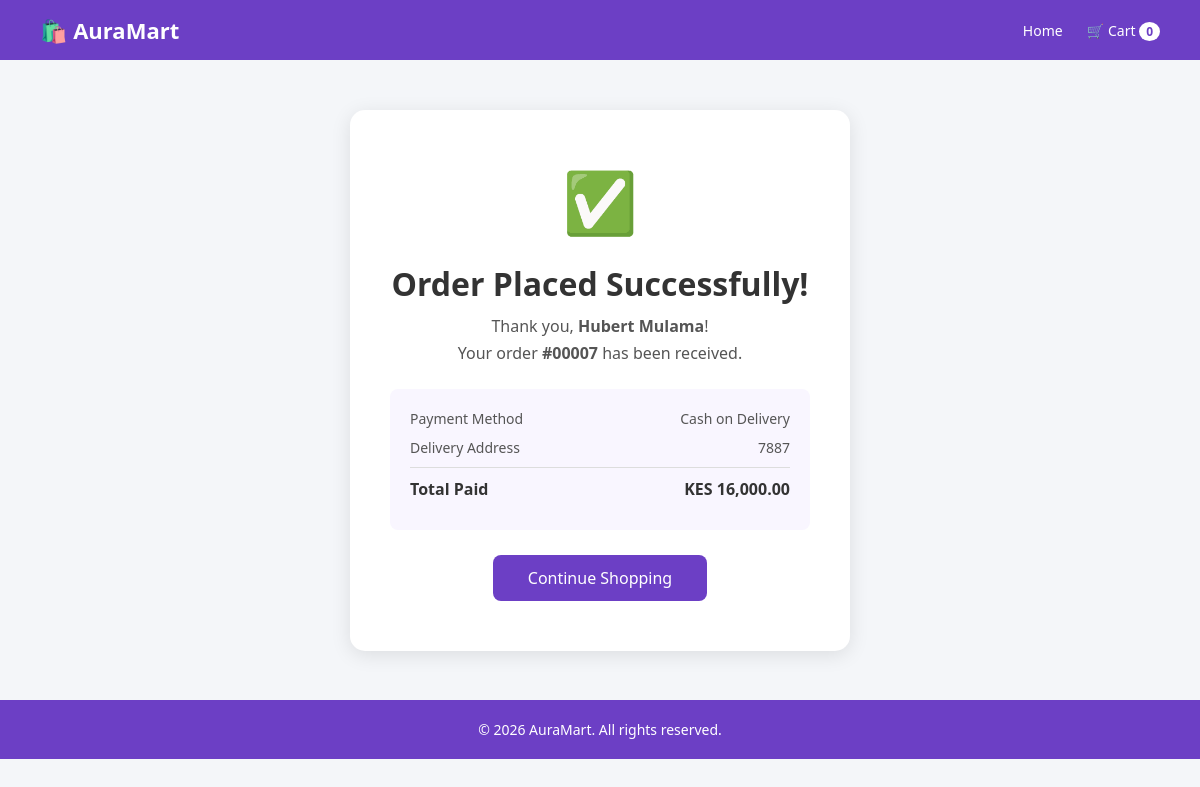
The page /Week5/order_success.php?id=7 on the database its author committed.
### tables this page shows
CREATE TABLE `orders` (
  `id` int(11) NOT NULL,
  `user_id` int(11) DEFAULT NULL,
  `fullname` varchar(150) NOT NULL,
  `email` varchar(150) NOT NULL,
  `phone` varchar(20) NOT NULL,
  `address` text NOT NULL,
  `total` decimal(10,2) NOT NULL,
  `payment_method` varchar(50) DEFAULT 'Cash on Delivery',
  `status` enum('pending','processing','shipped','delivered','cancelled') DEFAULT 'pending',
  `created_at` timestamp NOT NULL DEFAULT current_timestamp()
);

### Week5/order_success.php (the view, shortened to what this page needs)
<?php
include 'includes/db.php';
$order_id = intval($_GET['id']);
$order    = mysqli_fetch_assoc(mysqli_query($conn, "SELECT * FROM orders WHERE id=$order_id"));
?>
<!DOCTYPE html>
<html lang="en">
<head>
    <link rel="stylesheet" href="css/style.css">
    <link rel="stylesheet" href="css/shop.css">
    <link rel="stylesheet" href="css/checkout.css">
</head>
<body>
<nav class="navbar">
    <div class="nav-brand">🛍️ AuraMart</div>
    <div class="nav-links">
        <a href="index.php">Home</a>
        <a href="cart.php">🛒 Cart <span class="cart-count" id="cart-count">0</span></a>
    </div>
</nav>
<div class="success-wrapper">
    <div class="success-card">
        <div class="success-icon">✅</div>
        <h1>Order Placed Successfully!</h1>
        <p>Thank you, <strong><?php echo $order['fullname']; ?></strong>!</p>
        <p>Your order <strong>#<?php echo str_pad($order_id, 5, '0', STR_PAD_LEFT); ?></strong>
           has been received.</p>
        <div class="order-details">
            <div class="detail-row">
                <span>Payment Method</span>
                <span><?php echo $order['payment_method']; ?></span>
            </div>
            <div class="detail-row">
                <span>Delivery Address</span>
                <span><?php echo $order['address']; ?></span>
            </div>
            <div class="detail-row total">
                <span>Total Paid</span>
                <span>KES <?php echo number_format($order['total'], 2); ?></span>
            </div>
        </div>
        <a href="index.php"><button>Continue Shopping</button></a>
    </div>
</div>
<footer class="footer">
    <p>&copy; <?php echo date('Y'); ?> AuraMart. All rights reserved.</p>
</footer>
</body>
</html>

### Week5/css/style.css (style rules this page uses)
* { margin: 0; padding: 0; box-sizing: border-box; font-family: 'Segoe UI', sans-serif; }
body { background-color: #f4f6f9; min-height: 100vh; }

### Week5/css/shop.css (style rules this page uses)
.navbar { display: flex; justify-content: space-between; align-items: center; background: #6c3fc5; padding: 15px 40px; position: sticky; top: 0; z-index: 100; }
.nav-brand { color: white; font-size: 22px; font-weight: bold; }
.nav-links a { color: white; text-decoration: none; margin-left: 20px; font-size: 14px; transition: opacity 0.3s; }
.cart-count { background: white; color: #6c3fc5; border-radius: 50%; padding: 1px 7px; font-size: 12px; font-weight: bold; }
.footer { text-align: center; padding: 20px; background: #6c3fc5; color: white; font-size: 14px; }

### Week5/css/checkout.css (style rules this page uses)
.success-wrapper { display: flex; justify-content: center; align-items: center; min-height: 80vh; background: #f4f6f9; padding: 40px; }
.success-card { background: white; padding: 50px 40px; border-radius: 15px; box-shadow: 0 4px 20px rgba(0,0,0,0.1); text-align: center; max-width: 500px; width: 100%; }
.success-icon { font-size: 60px; margin-bottom: 20px; }
.success-card h1 { color: #333; margin-bottom: 10px; }
.success-card p { color: #555; margin-bottom: 5px; }
.order-details { background: #f9f6ff; border-radius: 8px; padding: 20px; margin: 25px 0; text-align: left; }
.detail-row { display: flex; justify-content: space-between; font-size: 14px; color: #555; margin-bottom: 10px; }
.detail-row.total { font-size: 16px; font-weight: bold; color: #333; margin-top: 10px; padding-top: 10px; border-top: 1px solid #ddd; }
.success-card button { padding: 12px 35px; background: #6c3fc5; color: white; border: none; border-radius: 8px; font-size: 16px; cursor: pointer; transition: background 0.3s; }

### rows shown on the page
orders: fullname "Hubert Mulama", payment_method "Cash on Delivery", address "7887", total "16,000.00"

### other values the page prints
str_pad($order_id, 5, '0', STR_PAD_LEFT) "00007"
